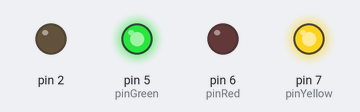
A sketch run on a simulated Arduino Uno, built with avr-gcc and run on an emulated ATmega328P. On the bench: output pins drawn as LEDs (lit = HIGH).

Above: at 0.1 s.
Timing chart, 0 to 1.6 s (numbered marks = the images above):
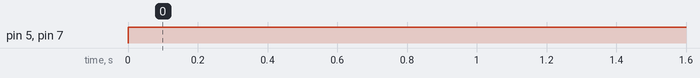

Measured:
- by itself, pin 5 (pinGreen), pin 7 (pinYellow): LOW → HIGH at 0.00 s

The sketch:

PIN5.ino
```cpp
// This code turns a led on/off through a debounced switch

#include "digitalPin.h"

#define SWITCH 2
#define pinGreen 5
#define pinYellow 7
#define pinRed 6

// This variables will change:
volatile bool buttonState = LOW;         // current state of the button
volatile bool lastButtonState = LOW;     // previous state of the button
volatile uint8_t counter = 0;             // button click counter

// Instantiate a Button with a 5 millisecond debounce time
digitalPin Button(5, SWITCH);

// Instantiate 3 LED objects with on and off time in milliseconds
digitalPin ledGreen(pinGreen, 10, 5),
           ledYellow(pinYellow, 250, 250),
           ledRed(pinRed, 200, 200);

void setup() {
  // noop
}

// forever
void loop() {
  buttonState = Button.tread();
  // compare the buttonState to its previous state
  if (buttonState != lastButtonState) {
    lastButtonState = buttonState;
    // increase counter only if button pressed
    if (buttonState == 1) counter++;
  }
  if (counter == 0) {
    ledGreen = HIGH;
    ledYellow = HIGH;
    ledRed = LOW;
  }
  if (counter == 1)  {
    ledRed = ledYellow + ledGreen;

  }
  if (counter == 2)  {
    ledRed = !ledRed;
    ledGreen = !ledGreen;
    ledYellow.flash();
  }
  if (counter == 3)  {
    ledGreen = LOW;
    ledYellow = LOW;
    ledRed = LOW;
  }
  if (counter == 4)  {
    ledGreen.flash(); // = HIGH;
    ledYellow = HIGH;
    ledRed = HIGH;
  }
  // reset counter
  if (counter > 4) counter = 0;
}
```

digitalPin.cpp
```cpp
/*
  Devlopment Branch
*/
// http://de.wikibooks.org/wiki/C%2B%2B-Programmierung:_Klassen

#include "digitalPin.h"

digitalPin *digitalPin::first;

digitalPin::digitalPin(): // Constructor
  _pin(0), _status(0)
{
  //leerer Constructor;
}
digitalPin::digitalPin(uint8_t a): // Constructor mit Initialisierung
  _pin(a)
{
  init(_pin);
}
digitalPin::digitalPin(unsigned int intervall, uint8_t a): // Constructor mit Initialisierung
  _pin(a), _intervalMillis(intervall)
{
  init(_pin);
  _previousMillis = millis();
}
digitalPin::digitalPin(uint8_t pin, unsigned int OnTime, unsigned int OffTime): // Contructor
  _pin(pin), _OnTime(OnTime), _OffTime(OffTime)
{
  init(_pin);
  _previousMillis = millis();
  off();
}
digitalPin::~digitalPin() // Destructor
{
}
uint8_t digitalPin::init(uint8_t pin) // PIN intialsieren
{
  _pin = pin;                   // speichert den LED Pin in der privaten Variable _led
  next = first;
  first = this;
  pinMode(_pin, OUTPUT);
  return 1;
}
void digitalPin::on() // LED ein
{
  _status = HIGH;
  digitalWrite(_pin, HIGH); //set the pin HIGH and thus turn LED on
}

void digitalPin::off() // LED aus
{
  _status = LOW;
  digitalWrite(_pin, LOW); //set the pin HIGH and thus turn LED off
}

void digitalPin::blink(int intervall) // LED intervall ms blinken lassen
{
  // check to see if it's time to change the state of the LED
  if ((_currentMillis - _previousMillis >= intervall / 2))
  {
    toggle();  // Turn it off
    _previousMillis = _currentMillis;  // Remember the time
  }
  else if ((_currentMillis - _previousMillis >= intervall / 2))
  {
    toggle();  // turn it on
    _previousMillis = _currentMillis;   // Remember the time
  }
  _currentMillis = millis();
}

void digitalPin::fade(uint8_t value) // LED Helligkeit setzen
{
  analogWrite(_pin, value);
}

void digitalPin::toggle()
{
  _status ? off() : on();
}

void digitalPin::timechange(int OnTime, int OffTime) //
{
  _OnTime = OnTime;
  _OffTime = OffTime;
}

void digitalPin::flash() {
  // check to see if it's time to change the state of the LED
  _currentMillis = millis();
  if ((_status == HIGH) && (_currentMillis - _previousMillis >= _OnTime))
  {
    _previousMillis = _currentMillis;  // Remember the time
   off();  // turn it off
  }
  else if ((_status == LOW) && (_currentMillis - _previousMillis >= _OffTime))
  {
    _previousMillis = _currentMillis;   // Remember the time
    on();  // turn it on
  }
}

bool digitalPin::tread()
{
  bool newState = digitalRead(_pin);
  if (_status != newState ) {
    if (millis() - _previousMillis >= _intervalMillis) {
      _previousMillis = millis();
      _status = newState;
    }
  }
  return _status;
}

void digitalPin::write(bool val) {
  _status = val;
  digitalWrite(_pin, _status);
}
bool  digitalPin::read() {
  return (_status);
}
// An operator aequivalent for =
digitalPin& digitalPin::operator=(bool value) {
  write(value);
  return *this;
}
// An operator aequivalent for && -> logical and
digitalPin& digitalPin::operator&&(digitalPin& obj) {
  write(_status && obj.read());
  return *this;
}
// An operator aequivalent for || -> (logical or)
digitalPin& digitalPin::operator||(digitalPin& obj) {
  write(_status || obj.read());
  return *this;
}
// An operator aequivalent for ! -> (logical not)
digitalPin& digitalPin::operator!(void) {
  write(!_status);
  return *this;
}
//An operator aequivalent for read()
digitalPin::operator bool() {
  return read();
}
```

digitalPin.h
```cpp
/*
   Devlopment Branch
*/
// http://de.wikibooks.org/wiki/C%2B%2B-Programmierung:_Klassen

#ifndef digitalPin_H
#define digitalPin_H

#if defined(ARDUINO) && ARDUINO >= 100
#include "Arduino.h"  // for digitalRead, digitalWrite, etc
#else
#include "WProgram.h"
#endif
//#include <inttypes.h>

class digitalPin
{
  public:                             // öffentlich
    digitalPin();                   // der Default-Konstruktor
    digitalPin(uint8_t);             // Konstruktor mit Parameter
    digitalPin(unsigned int,  uint8_t ); // Button Debounce
    digitalPin(uint8_t, unsigned int, unsigned int);
    //   digitalPin(const LED& a);     // Copy-Konstruktor wird nicht benötigt
    ~digitalPin();                     // Class Destruktor
    // Funktionen
    uint8_t init(uint8_t);           // einen PIN initialisieresn
    void on();                        // einen PIN einschalten
    void off();                       // einen PIN ausschalten
    void blink(int);        // PIN ein und auschalten (intervall)
    void fade(uint8_t);             // eine Spannung (0 .. 5Volt/255) am PIN ausgeben
    void timechange(int, int);
    void toggle();                    // PIN Zustand umschalten (ON/OFF, OFF/ON)
    void flash();                     // PIN ein und auschalten (OnTime, OffTime)
    bool tread();                     // PIN Button lesen
    bool read();                      // PIN status lesen
    void write(bool);

    // Operator Overload
    digitalPin& operator=(bool);
    digitalPin& operator&&(digitalPin&);
    digitalPin& operator||(digitalPin&);
    digitalPin& operator!(void);
    operator bool();

  private:                            // privat
    bool _status;
    uint8_t _pin;
    unsigned int _previousMillis, _currentMillis, _intervalMillis, _OnTime, _OffTime;

    class digitalPin *next;
    static digitalPin* first;
};

#endif // digitalPin
```
